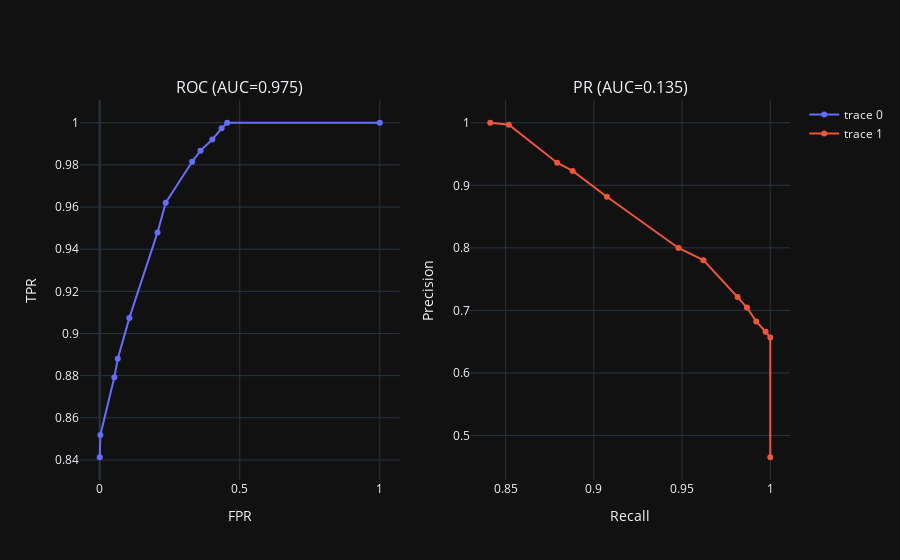

This figure's notebook cell:
### Markdown cell above
ROC-AUC, PR-AUC

### Code cell
@np.vectorize
def roc(thresh):
    y_pred = np.round(y_prob >= thresh)
    s = stat(y_test, y_pred)
    return FPR(s), TPR(s)

@np.vectorize
def pr(thresh):
    y_pred = np.round(y_prob >= thresh)
    s = stat(y_test, y_pred)
    return recall(s), precision(s)

pts = np.unique(y_prob)
roc_fpr, roc_tpr = roc(pts)
pr_r, pr_p = pr(pts)

roc_auc = -np.trapezoid(roc_tpr, roc_fpr)
pr_auc = -np.trapezoid(pr_p, pr_r)

fig = make_subplots(1, 2, subplot_titles=[f"ROC (AUC={roc_auc:.3f})", f"PR (AUC={pr_auc:.3f})"])

fig.add_trace(go.Scatter(x=roc_fpr, y=roc_tpr), 1, 1)
fig.update_xaxes(title_text="FPR", row=1, col=1)
fig.update_yaxes(title_text="TPR", row=1, col=1)

fig.add_trace(go.Scatter(x=pr_r, y=pr_p), 1, 2)
fig.update_xaxes(title_text="Recall", row=1, col=2)
fig.update_yaxes(title_text="Precision", row=1, col=2)

fig.show()

### Figure 1 — Plotly figure (JSON) as saved in the notebook; plotly's stock layout.template omitted (floating-point values rounded to 4 significant figures)
{"data": [{"x": [1.0, 0.4551, 0.4351, 0.4021, 0.3599, 0.33, 0.2356, 0.2064, 0.1059, 0.06447, 0.05219, 0.002302, 0.0], "y": [1.0, 1.0, 0.9974, 0.9921, 0.9868, 0.9815, 0.9621, 0.948, 0.9074, 0.888, 0.8792, 0.8519, 0.8413], "type": "scatter", "xaxis": "x", "yaxis": "y"}, {"x": [1.0, 1.0, 0.9974, 0.9921, 0.9868, 0.9815, 0.9621, 0.948, 0.9074, 0.888, 0.8792, 0.8519, 0.8413], "y": [0.4653, 0.6566, 0.6661, 0.6822, 0.7047, 0.7213, 0.7804, 0.7999, 0.8817, 0.923, 0.9362, 0.9969, 1.0], "type": "scatter", "xaxis": "x2", "yaxis": "y2"}], "layout": {"xaxis": {"anchor": "y", "domain": [0.0, 0.45], "title": {"text": "FPR"}}, "yaxis": {"anchor": "x", "domain": [0.0, 1.0], "title": {"text": "TPR"}}, "xaxis2": {"anchor": "y2", "domain": [0.55, 1.0], "title": {"text": "Recall"}}, "yaxis2": {"anchor": "x2", "domain": [0.0, 1.0], "title": {"text": "Precision"}}, "annotations": [{"font": {"size": 16}, "showarrow": false, "text": "ROC (AUC=0.975)", "x": 0.225, "xanchor": "center", "xref": "paper", "y": 1.0, "yanchor": "bottom", "yref": "paper"}, {"font": {"size": 16}, "showarrow": false, "text": "PR (AUC=0.135)", "x": 0.775, "xanchor": "center", "xref": "paper", "y": 1.0, "yanchor": "bottom", "yref": "paper"}]}}
